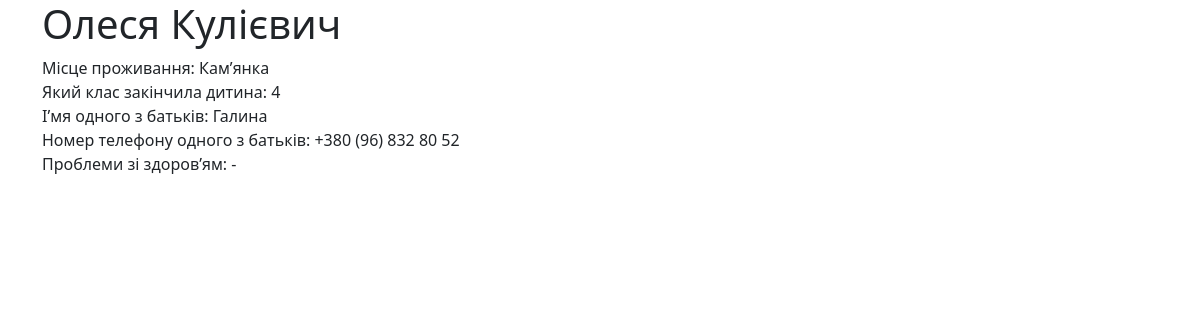
Page /child/4 on the committed database.
### recorder/models.py (models this page shows, shortened)
class Child(models.Model):
	first_name = models.CharField(max_length=200)
	last_name = models.CharField(max_length=200)
	village = models.CharField(max_length=200)
	ended_class = models.CharField(max_length=200)
	parent_name = models.CharField(max_length=200)
	parent_phone_number = models.CharField(max_length=200)
	health_problems = models.CharField(max_length=1500)

### recorder/views.py (the view)
# urls.py: path('child/<int:child_id>', views.child, name='child'),
def child(request, child_id):
	child = Child.objects.get(id=child_id)
	return render(request, 'recorder/child.html', {"child": child})

### recorder/templates/recorder/child.html (shortened to what this page needs)
{% extends "base.html" %}
{% block content %}
	<h1>{{ child.first_name }} {{ child.last_name }}</h1>
	<p>
		Місце проживання: {{ child.village }}<br>
		Який клас закінчила дитина: {{ child.ended_class }}<br>
		Іʼмя одного з батьків: {{ child.parent_name }}<br>
		Номер телефону одного з батьків: {{ child.parent_phone_number }}<br>
		Проблеми зі здоровʼям: {{ child.health_problems }}<br>
	</p>
{% endblock %}

### rows in the picture
Child: village "Кам’янка", ended_class "4", parent_name "Галина", parent_phone_number "+380 (96) 832 80 52", health_problems "-"
